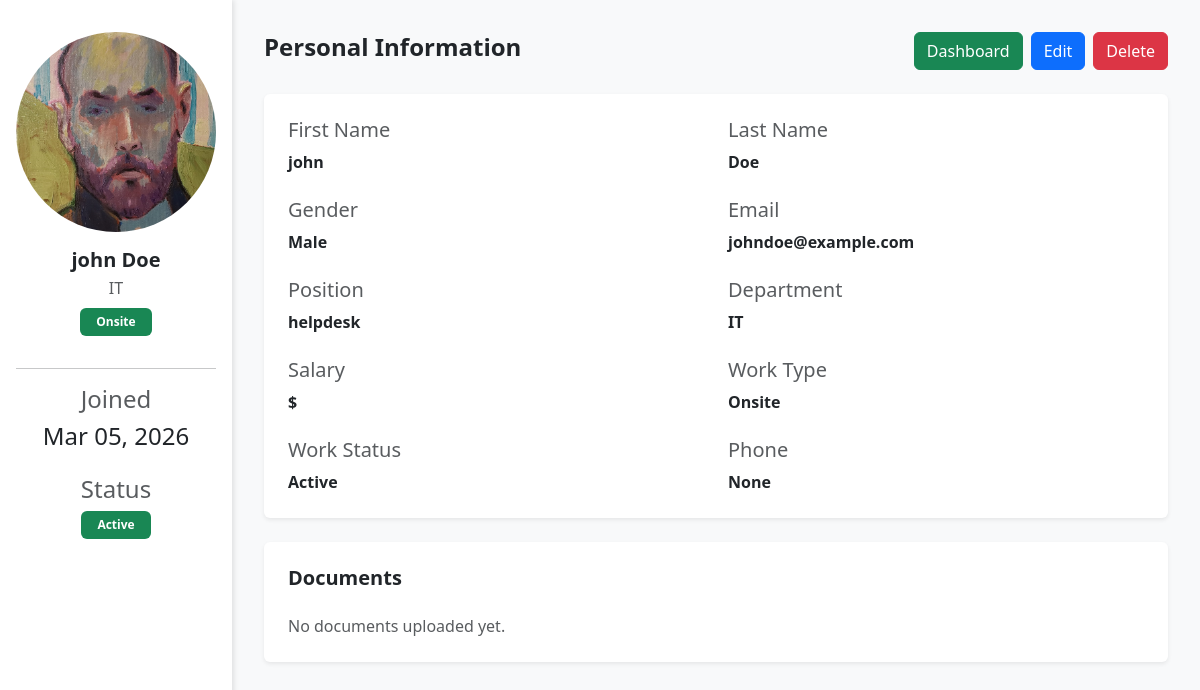
/employee/1/, run on the app's committed database.
### hr_app/models.py (models this page shows, shortened)
class Employee(models.Model):
    first_name = models.CharField(max_length=50)
    last_name = models.CharField(max_length=50)
    email = models.EmailField(unique=True)
    phone = models.CharField(max_length=20, blank=True, null=True)
    date_of_birth = models.DateField()
    gender = models.CharField(max_length=10, choices=[('Male','Male'), ('Female','Female'), ('Other','Other')])
    department = models.ForeignKey('Department', on_delete=models.SET_NULL, null=True)
    position = models.CharField(max_length=50)
    salary = models.DecimalField(max_digits=10, decimal_places=2, null=True)
    hire_date = models.DateField(auto_now_add=True)
    created_at = models.DateTimeField(auto_now_add=True)
    updated_at = models.DateTimeField(auto_now=True)
    photo = models.ImageField(upload_to='employee/', blank=True, null=True)
    id_card = models.FileField(upload_to='employee/', blank=True, null=True)
    full_time = models.BooleanField(default=True)
    WORK_TYPE_CHOICES = [
        ('Remote', 'Remote'),
        ('Onsite', 'Onsite'),
    ]
    work_type = models.CharField(max_length=10, choices=WORK_TYPE_CHOICES, blank=True, null=True)
    STATUS_CHOICES = [
        ('Active', 'Active'),
        ('On Leave', 'On Leave'),
    ]
    work_status = models.CharField(max_length=10, choices=STATUS_CHOICES, default='Active')

class Department(models.Model):
    name = models.CharField(max_length=100, unique=True)
    def __str__(self):
        return self.name

### hr_app/views.py (the view)
# urls.py: path('employee/<int:emp_id>/', views.employee_view, name='employee'),
def employee_view(request, emp_id):
    employee = Employee.objects.get(id=emp_id)
    return render(request, 'employee.html', {'employee': employee})

### hr_app/templates/employee.html (shortened to what this page needs)
{% load static %}
<!DOCTYPE html>
<html lang="en">
<head>
  <link rel="stylesheet" href="{% static 'css/bootstrap.min.css' %}">
  <link rel="stylesheet" href="{% static 'css/employee.css' %}">
</head>
<body class="bg-light">
<div class="d-flex">
  <aside class="sidebar text-center">
    {% if employee.photo %}
    <img src="{{ employee.photo.url }}" class="rounded-circle mb-3" width="200" height="200" alt="Employee Photo">
    {% else %}
    <img src="{% static 'img/default-user.png' %}" class="rounded-circle mb-3" width="120" height="120" alt="Default Photo">
    {% endif %}
    <h5 class="fw-bold mb-1">{{ employee.first_name }} {{ employee.last_name }}</h5>
    <p class="text-muted mb-2">{{ employee.department }}</p>
    <span class="badge bg-success px-3 py-2 mb-3">{{ employee.work_type }}</span>
    <hr>
    <div class="d-flex flex-column gap-3 text-center">
      <div class="col">
        <h4 class="text-muted d-block">Joined</h4>
        <h4>{{ employee.created_at|date:"M d, Y" }}</h4>
      </div>
      <div class="col">
        <h4 class="text-muted d-block">Status</h4>
        <h4 class="badge bg-success px-3 py-2">{{ employee.work_status }}</h4>
      </div>
    </div>
  </aside>
  <main class="main-content">
    <div class="d-flex justify-content-between align-items-center mb-4">
      <h4 class="fw-semibold">Personal Information</h4>
      <div class="d-flex justify-content-center align-items-center gap-2">
        <a href="{% url 'dashboard' %}" class="btn btn-success">
          Dashboard
        </a>
        <a href="{% url 'edit_employee' employee.pk %}" class="btn btn-primary">
          Edit
        </a>
        <a href="{% url 'delete_employee' employee.pk %}" class="btn btn-danger">
          Delete
        </a>
      </div>
    </div>
    <div class="card border-0 shadow-sm p-4 mb-4">
      <div class="row g-4">
        <div class="col-md-6">
          <h5 class="text-muted">First Name</h5>
          <div class="fw-semibold">{{ employee.first_name }}</div>
        </div>
        <div class="col-md-6">
          <h5 class="text-muted">Last Name</h5>
          <div class="fw-semibold">{{ employee.last_name }}</div>
        </div>
        <div class="col-md-6">
          <h5 class="text-muted">Gender</h5>
          <div class="fw-semibold">{{ employee.gender }}</div>
        </div>
        <div class="col-md-6">
          <h5 class="text-muted">Email</h5>
          <div class="fw-semibold">{{ employee.email }}</div>
        </div>
        <div class="col-md-6">
          <h5 class="text-muted">Position</h5>
          <div class="fw-semibold">{{ employee.position }}</div>
        </div>
        <div class="col-md-6">
          <h5 class="text-muted">Department</h5>
          <div class="fw-semibold">{{ employee.department }}</div>
        </div>
        <div class="col-md-6">
          <h5 class="text-muted">Salary</h5>
          <div class="fw-semibold">${{ employee.salary|floatformat:2 }}</div>
        </div>
        <div class="col-md-6">
          <h5 class="text-muted">Work Type</h5>
          <div class="fw-semibold">{{ employee.work_type }}</div>
        </div>
        <div class="col-md-6">
          <h5 class="text-muted">Work Status</h5>
          <div class="fw-semibold">{{ employee.work_status }}</div>
        </div>
        <div class="col-md-6">
          <h5 class="text-muted">Phone</h5>
          <div class="fw-semibold">{{ employee.phone }}</div>
        </div>
      </div>
    </div>
    <section>
      <div class="card border-0 shadow-sm p-4 mb-4">
        <h5 class="mb-4 fw-semibold">Documents</h5>
        {% if employee.id_card %}
        <ul class="list-group list-group-flush">
          <li class="list-group-item d-flex justify-content-between align-items-center">
            ID Document
            <a href="{{ employee.id_card.url }}" class="btn btn-sm btn-outline-primary" target="_blank">
              View
            </a>
          </li>
        </ul>
        {% else %}
          <p class="text-muted mb-0">No documents uploaded yet.</p>
        {% endif %}
      </div>
    </section>
  </main>
</div>
</body>
</html>

### hr_app/static/css/employee.css (style rules this page uses)
.sidebar { width: 280px; height: 100vh; position: sticky; top: 0; padding: 2rem 1rem; background-color: #fff; box-shadow: 2px 0 5px rgba(0,0,0,0.1); }
.sidebar img { object-fit: cover; }
.main-content { flex-grow: 1; padding: 2rem; }

### data on the page
Employee: photo (picture), first_name "john", last_name "Doe", department "IT", work_type "Onsite", created_at "Mar 05, 2026", work_status "Active", gender "Male", email "johndoe@example.com", position "helpdesk", phone "None"
